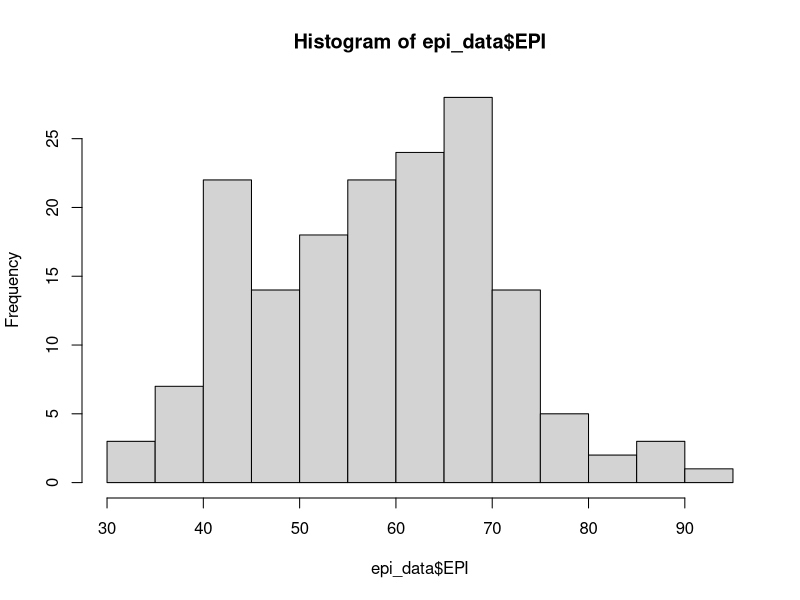
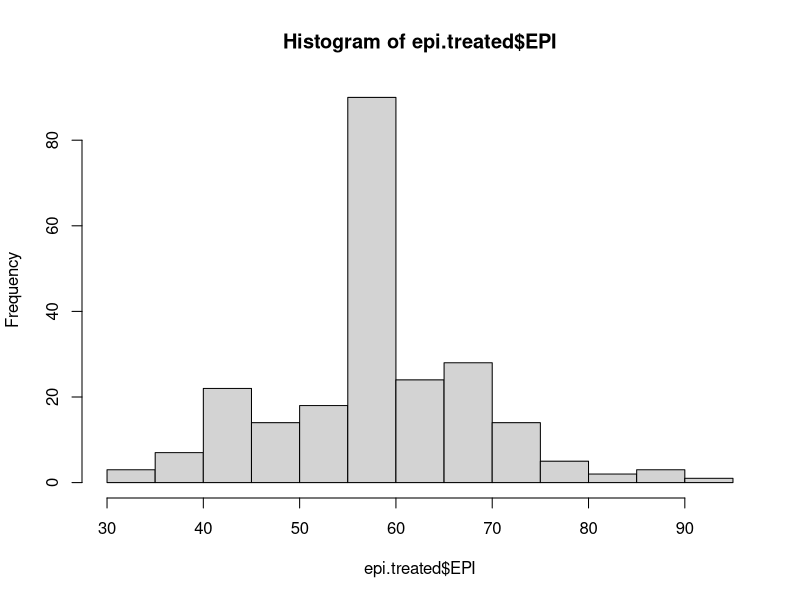
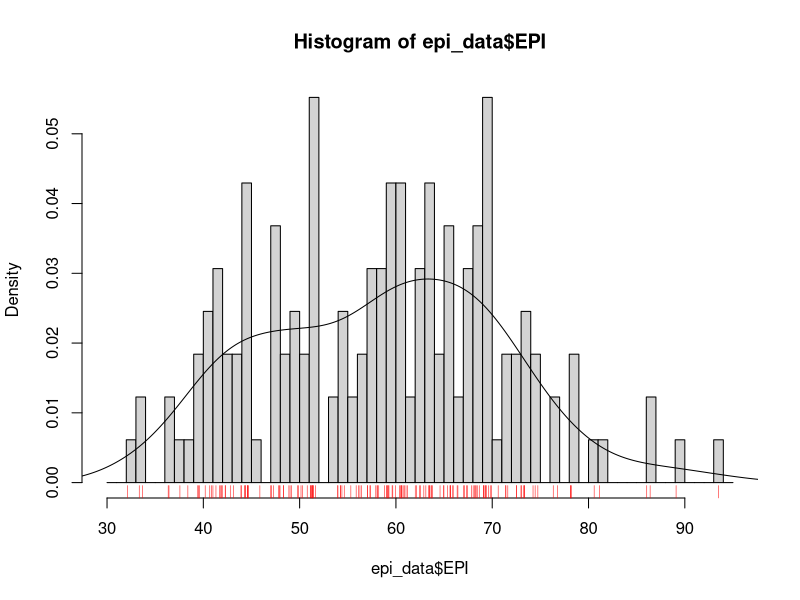
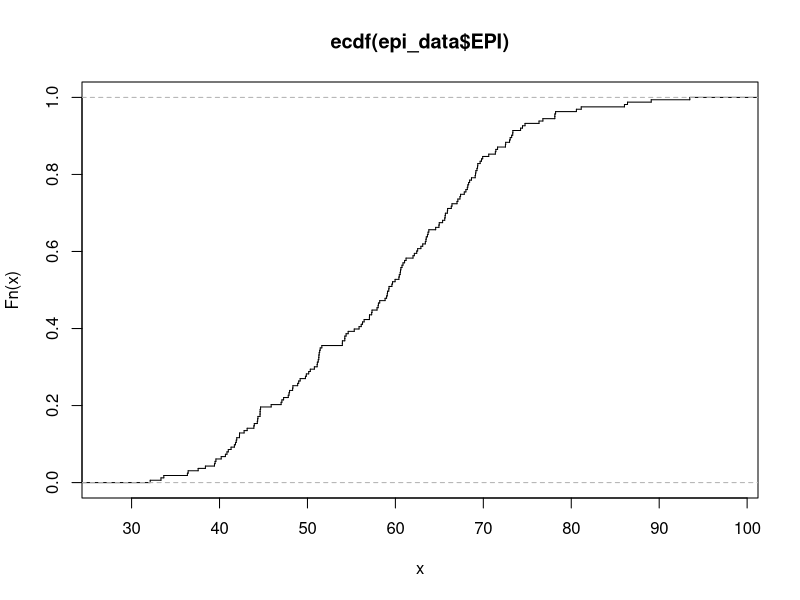
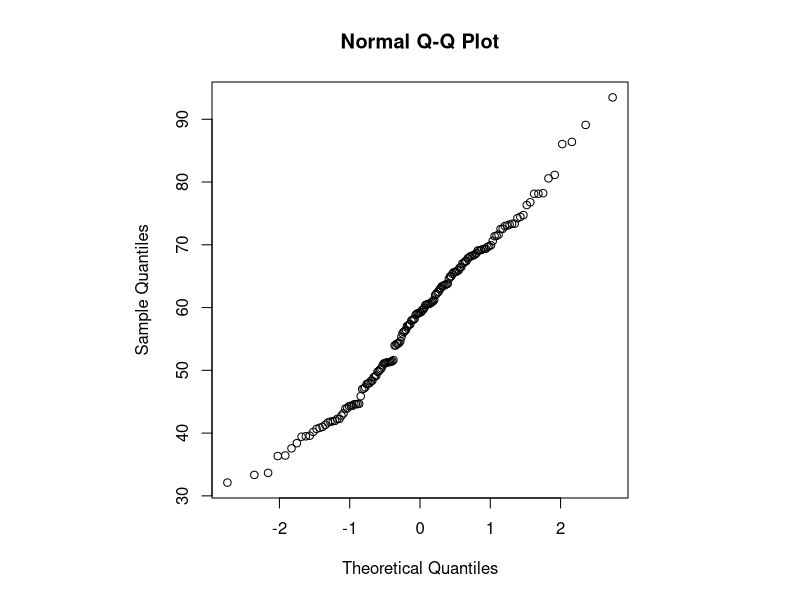
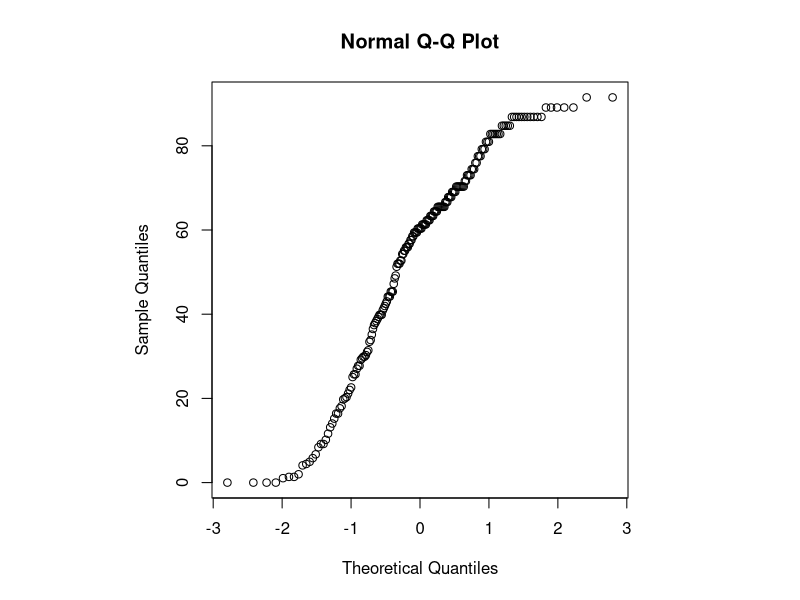

Write R code to recreate these figures, in order.
install.packages("dplyr")
install.packages("purr")

library(dplyr)
library(purrr)

epi_data <- read.csv("EPI2010_data.csv")

epi.treated <- epi_data

# calculate means for each numeric columns
epi.means<-1:ncol(epi.treated) |> map(function(col_idx){
  if(is.numeric(epi.treated[1,col_idx])){
    mean(epi.treated[,col_idx], na.rm=TRUE)
  }
})

geo.subregions<-as.vector(unique(epi.treated$GEO_subregion))
gdp_means_by_subregions<-geo.subregions |>
  map(function(subregion) mean(epi.treated$GDPCAP07[epi.treated$GEO_subregion==subregion], na.rm = TRUE))

mean_gdp_by_subregion<-NULL
for(i in 1:length(geo.subregions)){
  mean_gdp_by_subregion[geo.subregions[i]]<-gdp_means_by_subregions[i]
}

# population density = Population/Landarea
# GDPCAP = mean of GDPCAP by sub-region for missing value
for(i in 1:nrow(epi.treated)){
  for(j in 1:ncol(epi.treated)){
    if(is.na(epi.treated[i,j]) && is.numeric(epi.treated[i,j])){
      if(colnames(epi.treated[j])=="PopulationDensity"){
        epi.treated$PopulationDensity[i]<-epi.treated$Population07[i]/epi.treated$Landarea[i]
      }else if(colnames(epi.treated[j])=="GDPCAP07"){
        epi.treated$GDPCAP07[i]<-mean_gdp_by_subregion[[epi.treated$GEO_subregion[i]]]
      }
      else{
        
        # This is not a good approximation for several features like EPI, Population, etc., need to figure out a better way to do replace NA.
        epi.treated[i,j]<-epi.means[j] 
      }
    }
  }
}

# EPI stats before treatment
summary(epi_data$EPI)
# EPI stats after treatment
summary(epi.treated$EPI)

# Equivalent to EPI stats above but without the NAs.
fivenum(epi_data$EPI, na.rm = TRUE)

stem(epi_data$EPI)
stem(epi_data$EPI, scale = 2.5)

sort(unique(epi_data$EPI, na.rm=TRUE))

hist(epi_data$EPI)
hist(epi.treated$EPI)

# Histogram for values in range [30, 95] with probability densities.
hist(epi_data$EPI, seq(30., 95., 1.0), prob=TRUE)

lines(density(epi_data$EPI, na.rm = TRUE, bw = "SJ"))

rug(epi_data$EPI, col = "RED")

plot(ecdf(epi_data$EPI), do.points=FALSE, verticals = T)

par(pty="s")

qqnorm(epi_data$EPI)

qqnorm(epi_data$DALY)